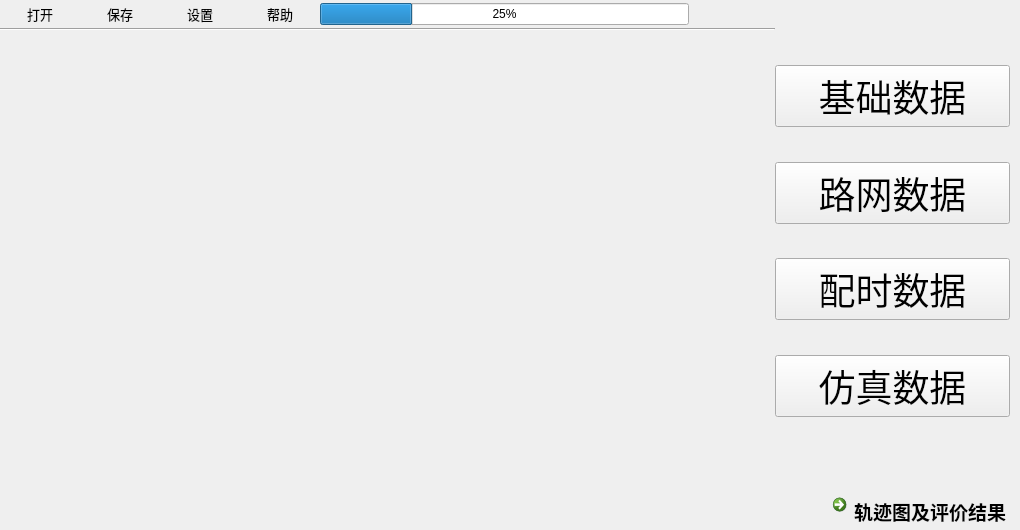
<?xml version="1.0" encoding="UTF-8"?>
<ui version="4.0">
 <class>Form</class>
 <widget class="QWidget" name="Form">
  <property name="windowModality">
   <enum>Qt::WindowModal</enum>
  </property>
  <property name="enabled">
   <bool>true</bool>
  </property>
  <property name="geometry">
   <rect>
    <x>0</x>
    <y>0</y>
    <width>1020</width>
    <height>530</height>
   </rect>
  </property>
  <property name="sizePolicy">
   <sizepolicy hsizetype="Preferred" vsizetype="Preferred">
    <horstretch>0</horstretch>
    <verstretch>0</verstretch>
   </sizepolicy>
  </property>
  <property name="minimumSize">
   <size>
    <width>1020</width>
    <height>530</height>
   </size>
  </property>
  <property name="maximumSize">
   <size>
    <width>16777215</width>
    <height>16777215</height>
   </size>
  </property>
  <property name="sizeIncrement">
   <size>
    <width>0</width>
    <height>0</height>
   </size>
  </property>
  <property name="baseSize">
   <size>
    <width>0</width>
    <height>0</height>
   </size>
  </property>
  <property name="focusPolicy">
   <enum>Qt::NoFocus</enum>
  </property>
  <property name="windowTitle">
   <string>V-CSPT</string>
  </property>
  <property name="windowIcon">
   <iconset>
    <normaloff>../icon.svg</normaloff>../icon.svg</iconset>
  </property>
  <property name="toolTipDuration">
   <number>-5</number>
  </property>
  <layout class="QGridLayout" name="gridLayout">
   <property name="leftMargin">
    <number>0</number>
   </property>
   <property name="topMargin">
    <number>0</number>
   </property>
   <property name="rightMargin">
    <number>10</number>
   </property>
   <property name="bottomMargin">
    <number>0</number>
   </property>
   <property name="spacing">
    <number>0</number>
   </property>
   <item row="0" column="3">
    <widget class="QPushButton" name="pushButtonHelp">
     <property name="font">
      <font>
       <pointsize>10</pointsize>
      </font>
     </property>
     <property name="text">
      <string>帮助</string>
     </property>
     <property name="icon">
      <iconset>
       <normaloff>icon_main/help.png</normaloff>icon_main/help.png</iconset>
     </property>
     <property name="iconSize">
      <size>
       <width>18</width>
       <height>18</height>
      </size>
     </property>
     <property name="flat">
      <bool>true</bool>
     </property>
    </widget>
   </item>
   <item row="0" column="1">
    <widget class="QPushButton" name="pushButtonSave">
     <property name="font">
      <font>
       <pointsize>10</pointsize>
      </font>
     </property>
     <property name="text">
      <string>保存</string>
     </property>
     <property name="icon">
      <iconset>
       <normaloff>icon_main/save.png</normaloff>icon_main/save.png</iconset>
     </property>
     <property name="iconSize">
      <size>
       <width>18</width>
       <height>18</height>
      </size>
     </property>
     <property name="flat">
      <bool>true</bool>
     </property>
    </widget>
   </item>
   <item row="3" column="0" rowspan="9" colspan="6">
    <widget class="QLabel" name="label">
     <property name="text">
      <string/>
     </property>
     <property name="pixmap">
      <pixmap>p1.png</pixmap>
     </property>
     <property name="scaledContents">
      <bool>true</bool>
     </property>
    </widget>
   </item>
   <item row="0" column="2">
    <widget class="QPushButton" name="pushButtonSetting">
     <property name="font">
      <font>
       <pointsize>10</pointsize>
      </font>
     </property>
     <property name="text">
      <string>设置</string>
     </property>
     <property name="icon">
      <iconset>
       <normaloff>icon_main/setting.png</normaloff>icon_main/setting.png</iconset>
     </property>
     <property name="iconSize">
      <size>
       <width>18</width>
       <height>18</height>
      </size>
     </property>
     <property name="flat">
      <bool>true</bool>
     </property>
    </widget>
   </item>
   <item row="0" column="4">
    <widget class="QProgressBar" name="progressBar">
     <property name="value">
      <number>25</number>
     </property>
    </widget>
   </item>
   <item row="0" column="5">
    <widget class="QPushButton" name="pushButtonStart">
     <property name="font">
      <font>
       <pointsize>10</pointsize>
      </font>
     </property>
     <property name="text">
      <string/>
     </property>
     <property name="icon">
      <iconset>
       <normaloff>icon_main/strart.png</normaloff>icon_main/strart.png</iconset>
     </property>
     <property name="iconSize">
      <size>
       <width>22</width>
       <height>22</height>
      </size>
     </property>
     <property name="flat">
      <bool>true</bool>
     </property>
    </widget>
   </item>
   <item row="11" column="9">
    <layout class="QVBoxLayout" name="verticalLayout_2">
     <property name="topMargin">
      <number>10</number>
     </property>
     <item>
      <widget class="QCommandLinkButton" name="commandLinkButton">
       <property name="font">
        <font>
         <family>Segoe UI</family>
         <pointsize>14</pointsize>
        </font>
       </property>
       <property name="text">
        <string>轨迹图及评价结果</string>
       </property>
      </widget>
     </item>
    </layout>
   </item>
   <item row="0" column="0">
    <widget class="QPushButton" name="pushButtonOpen">
     <property name="font">
      <font>
       <pointsize>10</pointsize>
      </font>
     </property>
     <property name="autoFillBackground">
      <bool>false</bool>
     </property>
     <property name="text">
      <string>打开</string>
     </property>
     <property name="icon">
      <iconset>
       <normaloff>icon_main/open.png</normaloff>icon_main/open.png</iconset>
     </property>
     <property name="iconSize">
      <size>
       <width>18</width>
       <height>18</height>
      </size>
     </property>
     <property name="checkable">
      <bool>false</bool>
     </property>
     <property name="autoDefault">
      <bool>false</bool>
     </property>
     <property name="default">
      <bool>false</bool>
     </property>
     <property name="flat">
      <bool>true</bool>
     </property>
    </widget>
   </item>
   <item row="1" column="0" colspan="7">
    <widget class="Line" name="line">
     <property name="orientation">
      <enum>Qt::Horizontal</enum>
     </property>
    </widget>
   </item>
   <item row="0" column="6">
    <widget class="QPushButton" name="pushButtonClose">
     <property name="font">
      <font>
       <pointsize>10</pointsize>
      </font>
     </property>
     <property name="text">
      <string/>
     </property>
     <property name="icon">
      <iconset>
       <normaloff>icon_main/close.png</normaloff>icon_main/close.png</iconset>
     </property>
     <property name="iconSize">
      <size>
       <width>22</width>
       <height>22</height>
      </size>
     </property>
     <property name="flat">
      <bool>true</bool>
     </property>
    </widget>
   </item>
   <item row="6" column="7">
    <spacer name="horizontalSpacer">
     <property name="orientation">
      <enum>Qt::Vertical</enum>
     </property>
     <property name="sizeType">
      <enum>QSizePolicy::Fixed</enum>
     </property>
     <property name="sizeHint" stdset="0">
      <size>
       <width>50</width>
       <height>60</height>
      </size>
     </property>
    </spacer>
   </item>
   <item row="5" column="7" colspan="3">
    <layout class="QGridLayout" name="gridLayout_2" columnstretch="0">
     <property name="rightMargin">
      <number>0</number>
     </property>
     <property name="horizontalSpacing">
      <number>50</number>
     </property>
     <item row="5" column="0">
      <widget class="QPushButton" name="pushButtonSignaldata">
       <property name="font">
        <font>
         <family>华文楷体</family>
         <pointsize>28</pointsize>
        </font>
       </property>
       <property name="text">
        <string>配时数据</string>
       </property>
      </widget>
     </item>
     <item row="2" column="0">
      <spacer name="verticalSpacer_3">
       <property name="orientation">
        <enum>Qt::Vertical</enum>
       </property>
       <property name="sizeHint" stdset="0">
        <size>
         <width>20</width>
         <height>40</height>
        </size>
       </property>
      </spacer>
     </item>
     <item row="7" column="0">
      <widget class="QPushButton" name="pushButtonSimdata">
       <property name="font">
        <font>
         <family>华文楷体</family>
         <pointsize>28</pointsize>
        </font>
       </property>
       <property name="text">
        <string>仿真数据</string>
       </property>
      </widget>
     </item>
     <item row="1" column="0">
      <widget class="QPushButton" name="pushButtonBasedata">
       <property name="baseSize">
        <size>
         <width>0</width>
         <height>0</height>
        </size>
       </property>
       <property name="font">
        <font>
         <family>华文楷体</family>
         <pointsize>28</pointsize>
        </font>
       </property>
       <property name="autoFillBackground">
        <bool>false</bool>
       </property>
       <property name="text">
        <string>基础数据</string>
       </property>
      </widget>
     </item>
     <item row="4" column="0">
      <spacer name="verticalSpacer_2">
       <property name="orientation">
        <enum>Qt::Vertical</enum>
       </property>
       <property name="sizeHint" stdset="0">
        <size>
         <width>20</width>
         <height>40</height>
        </size>
       </property>
      </spacer>
     </item>
     <item row="3" column="0">
      <widget class="QPushButton" name="pushButtonNetdata">
       <property name="font">
        <font>
         <family>华文楷体</family>
         <pointsize>28</pointsize>
        </font>
       </property>
       <property name="text">
        <string>路网数据</string>
       </property>
      </widget>
     </item>
     <item row="0" column="0">
      <spacer name="verticalSpacer">
       <property name="orientation">
        <enum>Qt::Vertical</enum>
       </property>
       <property name="sizeType">
        <enum>QSizePolicy::Expanding</enum>
       </property>
       <property name="sizeHint" stdset="0">
        <size>
         <width>20</width>
         <height>40</height>
        </size>
       </property>
      </spacer>
     </item>
     <item row="6" column="0">
      <spacer name="verticalSpacer_4">
       <property name="orientation">
        <enum>Qt::Vertical</enum>
       </property>
       <property name="sizeHint" stdset="0">
        <size>
         <width>20</width>
         <height>40</height>
        </size>
       </property>
      </spacer>
     </item>
    </layout>
   </item>
  </layout>
  <zorder>label</zorder>
  <zorder>pushButtonOpen</zorder>
  <zorder>line</zorder>
  <zorder>pushButtonSave</zorder>
  <zorder>pushButtonSetting</zorder>
  <zorder>pushButtonHelp</zorder>
  <zorder>pushButtonStart</zorder>
  <zorder>pushButtonClose</zorder>
  <zorder>progressBar</zorder>
  <zorder>horizontalSpacer</zorder>
 </widget>
 <resources>
  <include location="background_image.qrc"/>
 </resources>
 <connections>
  <connection>
   <sender>progressBar</sender>
   <signal>valueChanged(int)</signal>
   <receiver>commandLinkButton</receiver>
   <slot>show()</slot>
   <hints>
    <hint type="sourcelabel">
     <x>500</x>
     <y>14</y>
    </hint>
    <hint type="destinationlabel">
     <x>914</x>
     <y>505</y>
    </hint>
   </hints>
  </connection>
 </connections>
</ui>
